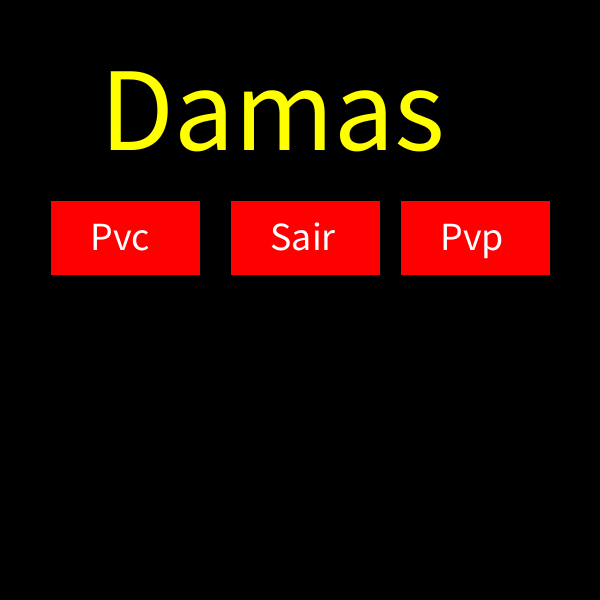
Frame 1 (no input)
Frame 60 (the mouse pressed at the canvas centre just before this capture): identical to frame 1, image omitted
Frame 120 (the mouse held since frame 60 and released just before this capture): identical to frame 1, image omitted

The Processing sketch that drew this single still picture (run headless with seeded random() and noise(); from frame 60 on, the mouse is pressed at the canvas centre):

// Processing sketch: Corpo_do_programa
// ── Corpo_do_programa.pde
int estado =0;
void setup () {
  size (600,600);
}
void draw () {
 if(estado == 0) Menu();
 //if(estado == 1) jogo();
 if(estado == 2) FimDeJogo();
}
// ── Fim_de_jogo.pde
void FimDeJogo() {
    background(0, 0, 0);
    textSize(80); // tamanho do texto de fim de jogo
    fill(255,255,0); // nome fim de jogo
    text("Fim de jogo", 70, height/2 - 150); // texto do fim de jogo
    fill(255,0,0); // cor do quadrado do menu inicial
    rect(width/2 + 60, height/2 - 100, 150, 75); // quadrado do menu inicial
    textSize(40); // tamanho do texto menu inicial
    fill(255,255,255); //cor do nome menu inicial
    text("Menu",width/2 + 80, height/2 - 50); // nome menu inicial
    fill(255,0,0); // cor do quadrado de sair
    rect(width/2 - 215, height/2 - 100, 150, 75); // quadrado de sair
    textSize(40); // tamanho do texto de sair
    fill(255,255,255); // cor do texto de sair
    text("Sair",width/2 - 177, height/2 - 50); // texto de sair
}
// ── Menu_inicial.pde
void Menu(){
    
    background(0, 0, 0);
    textSize(120); // tamanho do texto "Damas"
    fill(255,255,0); // cor nome "Damas"
    text("Damas", 100, height/2 - 150); // texto do nome "Damas"
    fill(255,0,0); // cor do quadrado de player vs player
    rect(width/2 + 100, height/2 - 100, 150, 75); // quadrado do player vs player
    textSize(40); // tamanho do texto player vs player
    fill(255,255,255); //cor do nome player vs player
    text("Pvp",width/2 + 140, height/2 - 50); // nome player vs player
    fill(255,0,0); // cor do quadrado de player vs pc
    rect(width/2 - 250, height/2 - 100, 150, 75); // quadrado de player vs pc
    textSize(40); // tamanho do texto de player vs pc
    fill(255,255,255); // cor do texto de player vs pc
    text("Pvc",width/2 - 210, height/2 - 50); // texto de player vs pc
    fill (255,0,0); // cor do quadrado de sair
    rect(width/2-70, height/2-100,150,75); // Retângulo de sair
    textSize(40);// tamanho do texto sair
    fill(255,255,255); // cor do nome sair
    text("Sair",width/2-30, height/2-50);// texto para sair
}
